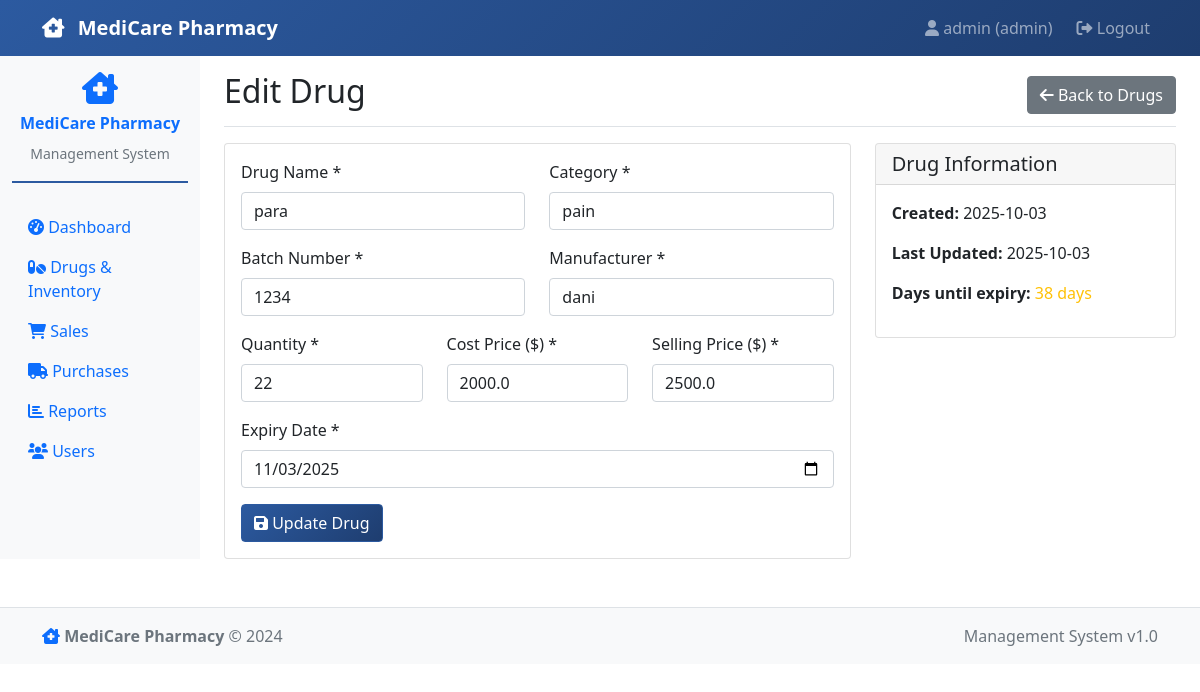
Screenshot of /edit_drug/1 (signed in) with the database file from the repository.
### models.py (models this page shows)
class Drug(db.Model):
    id = db.Column(db.Integer, primary_key=True)
    name = db.Column(db.String(100), nullable=False)
    category = db.Column(db.String(50), nullable=False)
    batch_no = db.Column(db.String(50), nullable=False)
    manufacturer = db.Column(db.String(100), nullable=False)
    quantity = db.Column(db.Integer, nullable=False, default=0)
    cost_price = db.Column(db.Float, nullable=False)
    selling_price = db.Column(db.Float, nullable=False)
    expiry_date = db.Column(db.Date, nullable=False)
    created_at = db.Column(db.DateTime, default=datetime.utcnow)
    updated_at = db.Column(db.DateTime, default=datetime.utcnow, onupdate=datetime.utcnow)
    sales = db.relationship('Sale', backref='drug', lazy=True)
    purchases = db.relationship('Purchase', backref='drug', lazy=True)

### app.py (the view, shortened to what this page needs)
@app.route('/edit_drug/<int:drug_id>', methods=['GET', 'POST'])
@login_required(role='admin')
def edit_drug(drug_id):
    drug = Drug.query.get_or_404(drug_id)
    return render_template('edit_drug.html', drug=drug)

### app.py (called while the page is built)
@app.context_processor
def inject_today():
    return {'today': datetime.now().date()}

def login_required(role=None):
    def decorator(f):
        @wraps(f)
        def decorated_function(*args, **kwargs):
            if 'user_id' not in session:
                return redirect(url_for('login'))
            if role and session.get('role') != role:
                flash('Access denied. Insufficient permissions.', 'danger')
                return redirect(url_for('dashboard'))
            return f(*args, **kwargs)
        return decorated_function
    return decorator

### templates/edit_drug.html
{% extends "base.html" %}
{% block content %}
<div class="d-flex justify-content-between flex-wrap flex-md-nowrap align-items-center pt-3 pb-2 mb-3 border-bottom">
    <h1 class="h2">Edit Drug</h1>
    <a href="{{ url_for('drugs') }}" class="btn btn-secondary">
        <i class="fas fa-arrow-left"></i> Back to Drugs
    </a>
</div>
<div class="row">
    <div class="col-md-8">
        <div class="card">
            <div class="card-body">
                <form method="POST">
                    <div class="row">
                        <div class="col-md-6 mb-3">
                            <label for="name" class="form-label">Drug Name *</label>
                            <input type="text" class="form-control" id="name" name="name" value="{{ drug.name }}" required>
                        </div>
                        <div class="col-md-6 mb-3">
                            <label for="category" class="form-label">Category *</label>
                            <input type="text" class="form-control" id="category" name="category" value="{{ drug.category }}" required>
                        </div>
                    </div>
                    <div class="row">
                        <div class="col-md-6 mb-3">
                            <label for="batch_no" class="form-label">Batch Number *</label>
                            <input type="text" class="form-control" id="batch_no" name="batch_no" value="{{ drug.batch_no }}" required>
                        </div>
                        <div class="col-md-6 mb-3">
                            <label for="manufacturer" class="form-label">Manufacturer *</label>
                            <input type="text" class="form-control" id="manufacturer" name="manufacturer" value="{{ drug.manufacturer }}" required>
                        </div>
                    </div>
                    <div class="row">
                        <div class="col-md-4 mb-3">
                            <label for="quantity" class="form-label">Quantity *</label>
                            <input type="number" class="form-control" id="quantity" name="quantity" value="{{ drug.quantity }}" min="0" required>
                        </div>
                        <div class="col-md-4 mb-3">
                            <label for="cost_price" class="form-label">Cost Price ($) *</label>
                            <input type="number" step="0.01" class="form-control" id="cost_price" name="cost_price" value="{{ drug.cost_price }}" min="0" required>
                        </div>
                        <div class="col-md-4 mb-3">
                            <label for="selling_price" class="form-label">Selling Price ($) *</label>
                            <input type="number" step="0.01" class="form-control" id="selling_price" name="selling_price" value="{{ drug.selling_price }}" min="0" required>
                        </div>
                    </div>
                    <div class="mb-3">
                        <label for="expiry_date" class="form-label">Expiry Date *</label>
                        <input type="date" class="form-control" id="expiry_date" name="expiry_date" value="{{ drug.expiry_date.strftime('%Y-%m-%d') }}" required>
                    </div>
                    <button type="submit" class="btn btn-primary">
                        <i class="fas fa-save"></i> Update Drug
                    </button>
                </form>
            </div>
        </div>
    </div>
    <div class="col-md-4">
        <div class="card">
            <div class="card-header">
                <h5 class="card-title mb-0">Drug Information</h5>
            </div>
            <div class="card-body">
                <p><strong>Created:</strong> {{ drug.created_at.strftime('%Y-%m-%d') }}</p>
                <p><strong>Last Updated:</strong> {{ drug.updated_at.strftime('%Y-%m-%d') }}</p>
                <p><strong>Days until expiry:</strong>
                    {% set days_until = (drug.expiry_date - today).days %}
                    {% if days_until < 0 %}
                        <span class="text-danger">Expired {{ -days_until }} days ago</span>
                    {% elif days_until <= 90 %}
                        <span class="text-warning">{{ days_until }} days</span>
                    {% else %}
                        <span class="text-success">{{ days_until }} days</span>
                    {% endif %}
                </p>
            </div>
        </div>
    </div>
</div>
{% endblock %}

### static/style.css (style rules this page uses)
:root { --medicare-primary: #2c5aa0; --medicare-secondary: #34a853; --medicare-accent: #ff6b35; }
.btn-primary { background-color: var(--medicare-primary); border-color: var(--medicare-primary); background: linear-gradient(135deg, var(--medicare-primary) 0%, #1e3d6f 100%); }

### rows the page displays
Drug: name "para", category "pain", batch_no "1234", manufacturer "dani", quantity "22", cost_price "2000.0", selling_price "2500.0", expiry_date "11/03/2025", created_at "2025-10-03", updated_at "2025-10-03"

### other values shown
{{ session.username }} "admin"
{{ session.role }} "admin"
